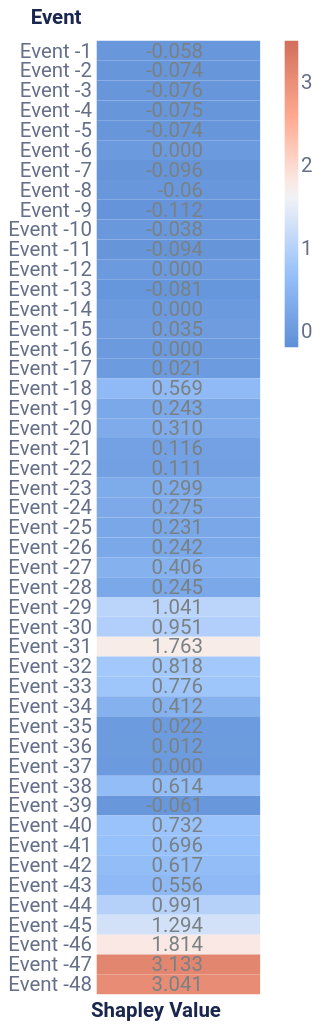

Notebook code for this chart:
### Code cell
event_plot = plot_event_heatmap(event_data)
# event_plot.properties(
#     width=1000,
#     height=900
#     )
event_plot

### Figure 1 — Vega-Lite specification as saved in the notebook (floating-point values rounded to 4 significant figures)
{"config": {"axis": {"domain": true, "domainColor": "#666F89", "grid": false, "gridCap": "round", "gridColor": "#B3B7C4", "gridDash": [2, 4], "gridWidth": 0.5, "labelColor": "#666F89", "labelFont": "Roboto, Arial, sans-serif", "labelPadding": 2, "tickColor": "#666F89", "tickOpacity": 0.5, "tickSize": 4, "titleColor": "#19274E", "titleFont": "Roboto, Arial, sans-serif", "titleFontSize": 12}, "axisBand": {"domain": true, "labelPadding": 4, "ticks": false}, "axisY": {"domain": false, "titleAlign": "left", "titleAngle": 0, "titleX": -20, "titleY": -10}, "legend": {"labelColor": "#666F89", "labelFont": "Roboto, Arial, sans-serif", "labelFontSize": 12, "symbolSize": 40, "titleColor": "#19274E", "titleFont": "Roboto, Arial, sans-serif", "titleFontSize": 12, "titlePadding": 4}, "arc": {"stroke": "#FFFFFF", "strokeWidth": 1}, "bar": {"fill": "#2770EB", "stroke": null}, "line": {"stroke": "#2770EB", "strokeWidth": 2}, "path": {"stroke": "#2770EB", "strokeWidth": 0.5}, "point": {"fill": "#2770EB", "shape": "circle", "filled": true}, "rect": {"fill": "#2770EB"}, "rule": {"stroke": "#666F89"}, "shape": {"stroke": "#2770EB"}, "text": {"color": "#19274E", "font": "Roboto, Arial, sans-serif", "fontSize": 12}, "range": {"category": ["#2770EB", "#77B98A", "#DA5252", "#FFC400", "#A87AEA", "#00A39E", "#19274E"], "diverging": ["#006360", "#2BB3AE", "#96D9D7", "#FFFFFF", "#EDAAAA", "#DA5252", "#811D1D"], "heatmap": ["#18448F", "#1B4EA5", "#2770EB", "#4C88EE", "#82ACF3", "#A6C4F7", "#E9F1FD"], "ramp": ["#18448F", "#1B4EA5", "#2770EB", "#4C88EE", "#82ACF3", "#A6C4F7", "#E9F1FD"]}, "background": "#FFFFFF", "group": {"fill": "#FFFFFF"}, "header": {"labelColor": "#19274E", "labelFont": "Roboto, Arial, sans-serif", "labelFontSize": 12, "titleColor": "#19274E", "titleFont": "Roboto, Arial, sans-serif", "titleFontSize": 16}, "title": {"anchor": "start", "color": "#19274E", "font": "Roboto, Arial, sans-serif", "fontSize": 20, "fontWeight": "bold", "offset": 20, "subtitleColor": "#19274E", "subtitleFontSize": 16}, "view": {"continuousHeight": 300, "continuousWidth": 400, "stroke": "transparent"}}, "layer": [{"mark": "rect", "encoding": {"color": {"field": "rounded", "legend": {"gradientLength": 225, "gradientThickness": 10, "labelFontSize": 15, "orient": "right"}, "scale": {"domain": [-0.2, 3.5], "range": ["#5f8fd6", "#99c3fb", "#f5f5f5", "#ffaa92", "#d16f5b"]}, "title": null, "type": "quantitative"}, "x": {"axis": {"title": "Shapley Value", "titleFontSize": 15}, "field": "column", "type": "ordinal"}, "y": {"axis": {"domain": false, "labelFontSize": 15, "title": "Event", "titleFontSize": 15, "titleX": -49}, "field": "Feature", "sort": ["Event -1", "Event -2", "Event -3", "Event -4", "Event -5", "Event -6", "Event -7", "Event -8", "Event -9", "Event -10", "Event -11", "Event -12", "Event -13", "Event -14", "Event -15", "Event -16", "Event -17", "Event -18", "Event -19", "Event -20", "Event -21", "Event -22", "Event -23", "Event -24", "Event -25", "Event -26", "Event -27", "Event -28", "Event -29", "Event -30", "Event -31", "Event -32", "Event -33", "Event -34", "Event -35", "Event -36", "Event -37", "Event -38", "Event -39", "Event -40", "Event -41", "Event -42", "Event -43", "Event -44", "Event -45", "Event -46", "Event -47", "Event -48"], "type": "ordinal"}}}, {"mark": {"type": "text", "align": "right", "baseline": "middle", "color": "#798184", "dx": 18, "fontSize": 15}, "encoding": {"text": {"field": "rounded_str", "type": "nominal"}, "x": {"axis": {"domain": false, "labels": false, "title": "Shapley Value", "titleX": 43}, "field": "column", "type": "ordinal"}, "y": {"axis": {"domain": false, "labelFontSize": 15, "title": "Event", "titleFontSize": 15, "titleX": -49}, "field": "Feature", "sort": ["Event -1", "Event -2", "Event -3", "Event -4", "Event -5", "Event -6", "Event -7", "Event -8", "Event -9", "Event -10", "Event -11", "Event -12", "Event -13", "Event -14", "Event -15", "Event -16", "Event -17", "Event -18", "Event -19", "Event -20", "Event -21", "Event -22", "Event -23", "Event -24", "Event -25", "Event -26", "Event -27", "Event -28", "Event -29", "Event -30", "Event -31", "Event -32", "Event -33", "Event -34", "Event -35", "Event -36", "Event -37", "Event -38", "Event -39", "Event -40", "Event -41", "Event -42", "Event -43", "Event -44", "Event -45", "Event -46", "Event -47", "Event -48"], "type": "ordinal"}}}], "data": {"name": "data-79d75d03170e20e7df1f0f99092c02af"}, "height": 700, "width": 120, "$schema": "https://vega.github.io/schema/vega-lite/v4.17.0.json", "datasets": {"data-79d75d03170e20e7df1f0f99092c02af": [{"Shapley Value": -0.05805, "Feature": "Event -1", "row": 1, "column": 1, "rounded": -0.058, "rounded_str": "-0.058"}, {"Shapley Value": -0.0741, "Feature": "Event -2", "row": 2, "column": 1, "rounded": -0.074, "rounded_str": "-0.074"}, {"Shapley Value": -0.07637, "Feature": "Event -3", "row": 3, "column": 1, "rounded": -0.076, "rounded_str": "-0.076"}, {"Shapley Value": -0.07539, "Feature": "Event -4", "row": 4, "column": 1, "rounded": -0.075, "rounded_str": "-0.075"}, {"Shapley Value": -0.07386, "Feature": "Event -5", "row": 5, "column": 1, "rounded": -0.074, "rounded_str": "-0.074"}, {"Shapley Value": 0.0, "Feature": "Event -6", "row": 6, "column": 1, "rounded": 0.0, "rounded_str": "0.000"}, {"Shapley Value": -0.09584, "Feature": "Event -7", "row": 7, "column": 1, "rounded": -0.096, "rounded_str": "-0.096"}, {"Shapley Value": -0.05999, "Feature": "Event -8", "row": 8, "column": 1, "rounded": -0.06, "rounded_str": "-0.06"}, {"Shapley Value": -0.1119, "Feature": "Event -9", "row": 9, "column": 1, "rounded": -0.112, "rounded_str": "-0.112"}, {"Shapley Value": -0.03806, "Feature": "Event -10", "row": 10, "column": 1, "rounded": -0.038, "rounded_str": "-0.038"}, {"Shapley Value": -0.09448, "Feature": "Event -11", "row": 11, "column": 1, "rounded": -0.094, "rounded_str": "-0.094"}, {"Shapley Value": 0.0, "Feature": "Event -12", "row": 12, "column": 1, "rounded": 0.0, "rounded_str": "0.000"}, {"Shapley Value": -0.08123, "Feature": "Event -13", "row": 13, "column": 1, "rounded": -0.081, "rounded_str": "-0.081"}, {"Shapley Value": 0.0, "Feature": "Event -14", "row": 14, "column": 1, "rounded": 0.0, "rounded_str": "0.000"}, {"Shapley Value": 0.03471, "Feature": "Event -15", "row": 15, "column": 1, "rounded": 0.035, "rounded_str": "0.035"}, {"Shapley Value": 0.0, "Feature": "Event -16", "row": 16, "column": 1, "rounded": 0.0, "rounded_str": "0.000"}, {"Shapley Value": 0.02099, "Feature": "Event -17", "row": 17, "column": 1, "rounded": 0.021, "rounded_str": "0.021"}, {"Shapley Value": 0.5687, "Feature": "Event -18", "row": 18, "column": 1, "rounded": 0.569, "rounded_str": "0.569"}, {"Shapley Value": 0.2425, "Feature": "Event -19", "row": 19, "column": 1, "rounded": 0.243, "rounded_str": "0.243"}, {"Shapley Value": 0.3098, "Feature": "Event -20", "row": 20, "column": 1, "rounded": 0.31, "rounded_str": "0.310"}, {"Shapley Value": 0.1158, "Feature": "Event -21", "row": 21, "column": 1, "rounded": 0.116, "rounded_str": "0.116"}, {"Shapley Value": 0.1111, "Feature": "Event -22", "row": 22, "column": 1, "rounded": 0.111, "rounded_str": "0.111"}, {"Shapley Value": 0.2988, "Feature": "Event -23", "row": 23, "column": 1, "rounded": 0.299, "rounded_str": "0.299"}, {"Shapley Value": 0.2748, "Feature": "Event -24", "row": 24, "column": 1, "rounded": 0.275, "rounded_str": "0.275"}, {"Shapley Value": 0.2314, "Feature": "Event -25", "row": 25, "column": 1, "rounded": 0.231, "rounded_str": "0.231"}, {"Shapley Value": 0.2416, "Feature": "Event -26", "row": 26, "column": 1, "rounded": 0.242, "rounded_str": "0.242"}, {"Shapley Value": 0.4065, "Feature": "Event -27", "row": 27, "column": 1, "rounded": 0.406, "rounded_str": "0.406"}, {"Shapley Value": 0.2447, "Feature": "Event -28", "row": 28, "column": 1, "rounded": 0.245, "rounded_str": "0.245"}, {"Shapley Value": 1.041, "Feature": "Event -29", "row": 29, "column": 1, "rounded": 1.041, "rounded_str": "1.041"}, {"Shapley Value": 0.9511, "Feature": "Event -30", "row": 30, "column": 1, "rounded": 0.951, "rounded_str": "0.951"}, {"Shapley Value": 1.763, "Feature": "Event -31", "row": 31, "column": 1, "rounded": 1.763, "rounded_str": "1.763"}, {"Shapley Value": 0.8181, "Feature": "Event -32", "row": 32, "column": 1, "rounded": 0.818, "rounded_str": "0.818"}, {"Shapley Value": 0.7765, "Feature": "Event -33", "row": 33, "column": 1, "rounded": 0.776, "rounded_str": "0.776"}, {"Shapley Value": 0.4124, "Feature": "Event -34", "row": 34, "column": 1, "rounded": 0.412, "rounded_str": "0.412"}, {"Shapley Value": 0.02194, "Feature": "Event -35", "row": 35, "column": 1, "rounded": 0.022, "rounded_str": "0.022"}, {"Shapley Value": 0.01248, "Feature": "Event -36", "row": 36, "column": 1, "rounded": 0.012, "rounded_str": "0.012"}, {"Shapley Value": 0.0, "Feature": "Event -37", "row": 37, "column": 1, "rounded": 0.0, "rounded_str": "0.000"}, {"Shapley Value": 0.614, "Feature": "Event -38", "row": 38, "column": 1, "rounded": 0.614, "rounded_str": "0.614"}, {"Shapley Value": -0.06102, "Feature": "Event -39", "row": 39, "column": 1, "rounded": -0.061, "rounded_str": "-0.061"}, {"Shapley Value": 0.7319, "Feature": "Event -40", "row": 40, "column": 1, "rounded": 0.732, "rounded_str": "0.732"}, {"Shapley Value": 0.6959, "Feature": "Event -41", "row": 41, "column": 1, "rounded": 0.696, "rounded_str": "0.696"}, {"Shapley Value": 0.6174, "Feature": "Event -42", "row": 42, "column": 1, "rounded": 0.617, "rounded_str": "0.617"}, {"Shapley Value": 0.5564, "Feature": "Event -43", "row": 43, "column": 1, "rounded": 0.556, "rounded_str": "0.556"}, {"Shapley Value": 0.9914, "Feature": "Event -44", "row": 44, "column": 1, "rounded": 0.991, "rounded_str": "0.991"}, {"Shapley Value": 1.294, "Feature": "Event -45", "row": 45, "column": 1, "rounded": 1.294, "rounded_str": "1.294"}, {"Shapley Value": 1.814, "Feature": "Event -46", "row": 46, "column": 1, "rounded": 1.814, "rounded_str": "1.814"}, {"Shapley Value": 3.133, "Feature": "Event -47", "row": 47, "column": 1, "rounded": 3.133, "rounded_str": "3.133"}, {"Shapley Value": 3.041, "Feature": "Event -48", "row": 48, "column": 1, "rounded": 3.041, "rounded_str": "3.041"}]}}
